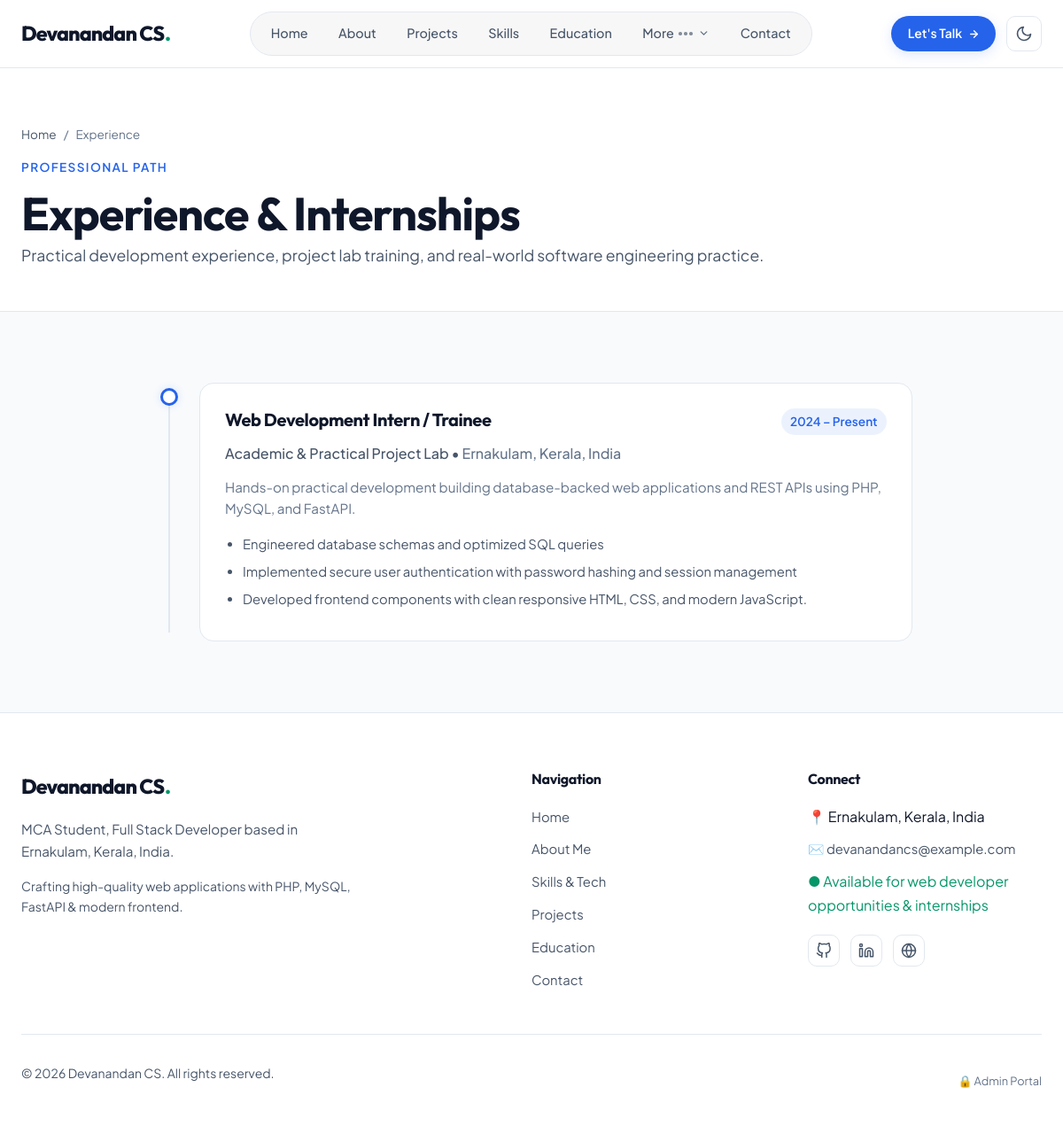
The page /experience.php on the database its author committed.
### tables this page shows
CREATE TABLE IF NOT EXISTS `profile` (
    `id` INT UNSIGNED AUTO_INCREMENT PRIMARY KEY,
    `full_name` VARCHAR(100) NOT NULL DEFAULT 'Devanandan CS',
    `displayed_name` VARCHAR(100) NOT NULL DEFAULT 'Devanandan CS',
    `professional_title` VARCHAR(150) NOT NULL DEFAULT 'MCA Student, Full Stack Developer',
    `tagline` VARCHAR(255) NOT NULL,
    `bio` TEXT NOT NULL,
    `location` VARCHAR(150) NOT NULL DEFAULT 'Ernakulam, Kerala, India',
    `email` VARCHAR(120) NOT NULL DEFAULT 'devanandancs@example.com',
    `phone` VARCHAR(30) DEFAULT NULL,
    `career_goal` VARCHAR(255) NOT NULL DEFAULT 'Become a web developer',
    `availability_status` VARCHAR(100) NOT NULL DEFAULT 'Available for opportunities',
    `profile_photo` VARCHAR(255) DEFAULT NULL,
    `resume_file` VARCHAR(255) DEFAULT NULL,
    `github_url` VARCHAR(255) DEFAULT 'https://github.com',
    `linkedin_url` VARCHAR(255) DEFAULT 'https://linkedin.com',
    `updated_at` TIMESTAMP DEFAULT CURRENT_TIMESTAMP ON UPDATE CURRENT_TIMESTAMP
);

CREATE TABLE IF NOT EXISTS `experience` (
    `id` INT UNSIGNED AUTO_INCREMENT PRIMARY KEY,
    `title` VARCHAR(120) NOT NULL,
    `company` VARCHAR(150) NOT NULL,
    `location` VARCHAR(150) DEFAULT 'Ernakulam, Kerala, India',
    `start_date` VARCHAR(30) NOT NULL,
    `end_date` VARCHAR(30) DEFAULT 'Present',
    `is_current` TINYINT(1) NOT NULL DEFAULT 0,
    `description` TEXT NOT NULL,
    `responsibilities` TEXT DEFAULT NULL,
    `display_order` INT NOT NULL DEFAULT 0,
    `created_at` TIMESTAMP DEFAULT CURRENT_TIMESTAMP,
    INDEX `idx_experience_order` (`display_order`)
);

CREATE TABLE IF NOT EXISTS `social_links` (
    `id` INT UNSIGNED AUTO_INCREMENT PRIMARY KEY,
    `platform` VARCHAR(60) NOT NULL,
    `url` VARCHAR(255) NOT NULL,
    `icon` VARCHAR(60) NOT NULL,
    `display_order` INT NOT NULL DEFAULT 0,
    `is_active` TINYINT(1) NOT NULL DEFAULT 1,
    `created_at` TIMESTAMP DEFAULT CURRENT_TIMESTAMP,
    INDEX `idx_social_order` (`display_order`)
);

### experience.php (the view, shortened to what the rows shown need)
<?php
require_once __DIR__ . '/includes/header.php';
$db = get_db();
$experienceList = [];
try {
    $stmt = $db->query("SELECT * FROM experience ORDER BY display_order ASC, start_date DESC");
    $experienceList = $stmt->fetchAll();
} catch (Exception $e) {}
?>
<header class="page-hero">
    <div class="container">
        <h1>Experience &amp; Internships</h1>
    </div>
</header>
<section class="section">
    <div class="container">
        <?php if (!empty($experienceList)): ?>
            <div class="timeline">
                <?php foreach ($experienceList as $exp): ?>
                    <div class="timeline-item">
                        <div class="timeline-marker"></div>
                        <div class="timeline-card">
                            <div class="timeline-header">
                                <h2 class="timeline-title"><?= e($exp['title']) ?></h2>
                                <span class="timeline-period">
                                    <?= e($exp['start_date']) ?> – <?= $exp['is_current'] ? 'Present' : e($exp['end_date']) ?>
                                </span>
                            </div>
                            <div class="timeline-institution">
                                <?= e($exp['company']) ?> • <span style="color: var(--text-muted);"><?= e($exp['location']) ?></span>
                            </div>
                            <div class="timeline-description">
                                <?= nl2br(e($exp['description'])) ?>
                            </div>
                            <?php if (!empty($exp['responsibilities'])): ?>
                                <?php
                                    $bullets = explode(';', $exp['responsibilities']);
                                ?>
                                <ul class="timeline-highlights">
                                    <?php foreach ($bullets as $b): ?>
                                        <?php if (trim($b)): ?>
                                            <li><?= e(trim($b)) ?></li>
                                        <?php endif; ?>
                                    <?php endforeach; ?>
                                </ul>
                            <?php endif; ?>
                        </div>
                    </div>
                <?php endforeach; ?>
            </div>
        <?php endif; ?>
    </div>
</section>
<?php include __DIR__ . '/includes/footer.php'; ?>

### includes/navbar.php (shortened to what the rows shown need)
<?php
$profile = get_profile();
$displayedName = !empty($profile['displayed_name']) ? $profile['displayed_name'] : (!empty($profile['full_name']) ? $profile['full_name'] : 'Portfolio');
?>
<header class="site-header" id="site-header">
    <div class="container">
        <nav class="navbar" aria-label="Main Portfolio Navigation">
            <a href="<?= url('') ?>" class="nav-brand" aria-label="<?= e($displayedName) ?> Home">
                <span class="brand-monogram"><?= e($displayedName) ?><span class="brand-accent-dot">.</span></span>
            </a>
        </nav>
    </div>
</header>

### includes/footer.php (shortened to what the rows shown need)
<?php
$profile = get_profile();
$displayedName = !empty($profile['displayed_name']) ? $profile['displayed_name'] : (!empty($profile['full_name']) ? $profile['full_name'] : 'Portfolio');
$footerTagline = get_setting('footer_tagline', 'Crafting high-quality web applications with PHP, MySQL, FastAPI & modern frontend.');
$rawCopyright = get_setting('footer_copyright', '© ' . date('Y') . ' ' . $displayedName . '. All rights reserved.');
$footerCopyright = str_ireplace('Devanandan CS', $displayedName, $rawCopyright);
$socialLinks = [];
try {
    $db = get_db();
    $stmt = $db->query("SELECT * FROM social_links WHERE is_active = 1 ORDER BY display_order ASC");
    $socialLinks = $stmt->fetchAll();
} catch (Exception $e) {
}
?>
    </main>
    <footer class="site-footer" id="site-footer">
        <div class="container">
            <div class="footer-grid">
                <div class="footer-col footer-col-brand">
                    <a href="<?= url('') ?>" class="nav-brand" aria-label="<?= e($displayedName) ?> Home">
                        <span class="brand-monogram"><?= e($displayedName) ?><span class="brand-accent-dot">.</span></span>
                    </a>
                    <p class="footer-brand-bio">
                        <?= e($profile['professional_title'] ?? 'MCA Student, Full Stack Developer') ?> based in <?= e($profile['location'] ?? 'Ernakulam, Kerala, India') ?>.
                    </p>
                    <p class="footer-brand-bio" style="margin-top: 0.5rem; font-size: 0.875rem;">
                        <?= e($footerTagline) ?>
                    </p>
                </div>
                <div class="footer-col">
                    <ul class="footer-links">
                        <li><span>📍 <?= e($profile['location'] ?? 'Ernakulam, Kerala, India') ?></span></li>
                        <li><a href="mailto:<?= e($profile['email'] ?? 'devanandancs@example.com') ?>">✉️ <?= e($profile['email'] ?? 'devanandancs@example.com') ?></a></li>
                        <li><span style="color: var(--accent-emerald);">● <?= e($profile['availability_status'] ?? 'Available for opportunities') ?></span></li>
                    </ul>
                    <?php if (!empty($socialLinks)): ?>
                        <div class="social-pills" style="margin-top: 1.25rem;">
                            <?php foreach ($socialLinks as $link): ?>
                                <a href="<?= e($link['url']) ?>" target="_blank" rel="noopener noreferrer" class="social-pill" title="<?= e($link['platform']) ?>">
                                </a>
                            <?php endforeach; ?>
                        </div>
                    <?php endif; ?>
                </div>
            </div>
            <div class="footer-bottom">
                <p><?= e($footerCopyright) ?></p>
                <div class="footer-admin-link">
                    <a href="<?= url('admin/login.php') ?>" style="color: var(--text-muted); font-size: 0.8rem;">🔒 Admin Portal</a>
                </div>
            </div>
        </div>
    </footer>
</body>
</html>

### rows shown on the page
profile: displayed_name "Devanandan CS", professional_title "MCA Student, Full Stack Developer", location "Ernakulam, Kerala, India", email "devanandancs@example.com", availability_status "Available for web developer opportunities & internships", displayed_name "© 2026 Devanandan CS. All rights reserved."
experience: title "Web Development Intern / Trainee", start_date "2024", is_current "Present", company "Academic & Practical Project Lab", location "Ernakulam, Kerala, India", description "Hands-on practical development building database-backed web applications and REST APIs using PHP, MySQL, and FastAPI.", responsibilities "Engineered database schemas and optimized SQL queries", responsibilities "Implemented secure user authentication with password hashing and session management", responsibilities "Developed frontend components with clean responsive HTML, CSS, and modern JavaScript."
social_links: platform "GitHub" (drawn)
social_links: platform "LinkedIn" (drawn)
social_links: platform "Email" (drawn)

### other values the page prints
$footerTagline "Crafting high-quality web applications with PHP, MySQL, FastAPI & modern frontend."
